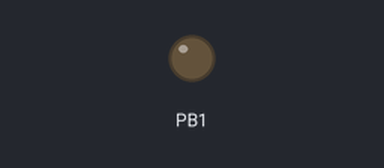
Recording of a sketch running on a simulated ATtiny85, built with avr-gcc and run on an emulated ATtiny85. Parts: output pins drawn as LEDs (lit = HIGH).

Above: at 0.2 s.
At 16.1 s:
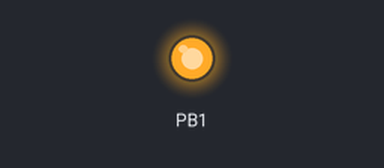
Timing chart, 0 to 40.0 s (numbered marks = the images above):
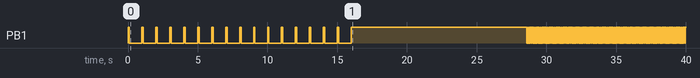

Measured:
- by itself, PB1: goes 16 × (HIGH 0.10 s, LOW 0.90 s), HIGH 12.6 s, 113 × (LOW 0.05 s, HIGH 0.05 s), LOW 0.05 s, then HIGH

The sketch:

WiFiKeyTyper.ino
```cpp
#include "DigiKeyboard.h"

char WIFIKEY [] = "BIGLONGPASSWORDGOESHERE";

void setup() {
  // initialize the digital pin as an output.
  pinMode(1, OUTPUT);
}

void loop() {

  // Wait some seconds for the device to fully recognize this device as a keyboard
  for(int x = 0; x <= 15; x++) {
    digitalWrite(1, HIGH);
    DigiKeyboard.delay(100);
    digitalWrite(1, LOW);
    DigiKeyboard.delay(900);
  }

  // Light the LED to indicate we're writing
  digitalWrite(1, HIGH);

  // Payload
  DigiKeyboard.sendKeyStroke(0);
  DigiKeyboard.delay(1000);

  // Type password
  for(int x = 0; x < strlen(WIFIKEY); x++) {
    DigiKeyboard.print(WIFIKEY[x]);
    DigiKeyboard.delay(500);
  }

  // Blink the LED to indicate that we're done
  digitalWrite(1,LOW);

  // Do nothing forever
  while(true) {
    digitalWrite(1, HIGH);
    delay(50);
    digitalWrite(1, LOW);
    delay(50);
  }
}
```
